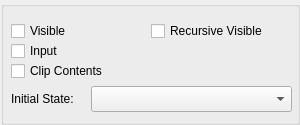
<?xml version="1.0" encoding="UTF-8"?>
<ui version="4.0">
 <class>FlagsPropertyGridWidget</class>
 <widget class="QWidget" name="FlagsPropertyGridWidget">
  <property name="geometry">
   <rect>
    <x>0</x>
    <y>0</y>
    <width>300</width>
    <height>125</height>
   </rect>
  </property>
  <property name="minimumSize">
   <size>
    <width>300</width>
    <height>125</height>
   </size>
  </property>
  <property name="windowTitle">
   <string>Form</string>
  </property>
  <widget class="QGroupBox" name="groupBox">
   <property name="geometry">
    <rect>
     <x>1</x>
     <y>1</y>
     <width>299</width>
     <height>124</height>
    </rect>
   </property>
   <property name="title">
    <string/>
   </property>
   <widget class="QCheckBox" name="visibleCheckBox">
    <property name="geometry">
     <rect>
      <x>10</x>
      <y>20</y>
      <width>140</width>
      <height>20</height>
     </rect>
    </property>
    <property name="text">
     <string>Visible</string>
    </property>
   </widget>
   <widget class="QCheckBox" name="inputCheckBox">
    <property name="geometry">
     <rect>
      <x>10</x>
      <y>40</y>
      <width>280</width>
      <height>20</height>
     </rect>
    </property>
    <property name="text">
     <string>Input</string>
    </property>
   </widget>
   <widget class="QCheckBox" name="clipContentsCheckbox">
    <property name="geometry">
     <rect>
      <x>10</x>
      <y>60</y>
      <width>281</width>
      <height>20</height>
     </rect>
    </property>
    <property name="text">
     <string>Clip Contents</string>
    </property>
   </widget>
   <widget class="QLabel" name="label">
    <property name="geometry">
     <rect>
      <x>10</x>
      <y>90</y>
      <width>81</width>
      <height>16</height>
     </rect>
    </property>
    <property name="text">
     <string>Initial State:</string>
    </property>
   </widget>
   <widget class="QComboBox" name="initialStateComboBox">
    <property name="geometry">
     <rect>
      <x>90</x>
      <y>85</y>
      <width>201</width>
      <height>26</height>
     </rect>
    </property>
   </widget>
   <widget class="QCheckBox" name="recursiveVisibleCheckBox">
    <property name="geometry">
     <rect>
      <x>150</x>
      <y>20</y>
      <width>140</width>
      <height>20</height>
     </rect>
    </property>
    <property name="text">
     <string>Recursive Visible</string>
    </property>
   </widget>
  </widget>
 </widget>
 <tabstops>
  <tabstop>visibleCheckBox</tabstop>
  <tabstop>inputCheckBox</tabstop>
  <tabstop>clipContentsCheckbox</tabstop>
 </tabstops>
 <resources/>
 <connections/>
</ui>
